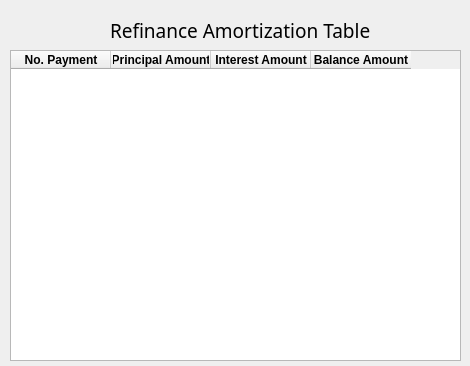
<?xml version="1.0" encoding="UTF-8"?>
<ui version="4.0">
 <class>armotization</class>
 <widget class="QDialog" name="armotization">
  <property name="geometry">
   <rect>
    <x>0</x>
    <y>0</y>
    <width>470</width>
    <height>366</height>
   </rect>
  </property>
  <property name="windowTitle">
   <string>Dialog</string>
  </property>
  <widget class="QTableWidget" name="tableWidget">
   <property name="geometry">
    <rect>
     <x>10</x>
     <y>50</y>
     <width>451</width>
     <height>311</height>
    </rect>
   </property>
   <column>
    <property name="text">
     <string>No. Payment</string>
    </property>
    <property name="font">
     <font>
      <weight>75</weight>
      <italic>false</italic>
      <bold>true</bold>
     </font>
    </property>
    <property name="textAlignment">
     <set>AlignCenter</set>
    </property>
    <property name="background">
     <color>
      <red>255</red>
      <green>255</green>
      <blue>255</blue>
     </color>
    </property>
   </column>
   <column>
    <property name="text">
     <string>Principal Amount</string>
    </property>
    <property name="font">
     <font>
      <weight>75</weight>
      <bold>true</bold>
     </font>
    </property>
    <property name="textAlignment">
     <set>AlignCenter</set>
    </property>
    <property name="background">
     <color>
      <red>255</red>
      <green>255</green>
      <blue>255</blue>
     </color>
    </property>
   </column>
   <column>
    <property name="text">
     <string>Interest Amount</string>
    </property>
    <property name="font">
     <font>
      <weight>75</weight>
      <bold>true</bold>
     </font>
    </property>
    <property name="textAlignment">
     <set>AlignCenter</set>
    </property>
   </column>
   <column>
    <property name="text">
     <string>Balance Amount</string>
    </property>
    <property name="font">
     <font>
      <weight>75</weight>
      <bold>true</bold>
     </font>
    </property>
    <property name="textAlignment">
     <set>AlignCenter</set>
    </property>
   </column>
  </widget>
  <widget class="QLabel" name="label">
   <property name="geometry">
    <rect>
     <x>110</x>
     <y>20</y>
     <width>321</width>
     <height>21</height>
    </rect>
   </property>
   <property name="font">
    <font>
     <family>Forte</family>
     <pointsize>14</pointsize>
    </font>
   </property>
   <property name="text">
    <string>Refinance Amortization Table</string>
   </property>
  </widget>
 </widget>
 <resources/>
 <connections/>
</ui>
